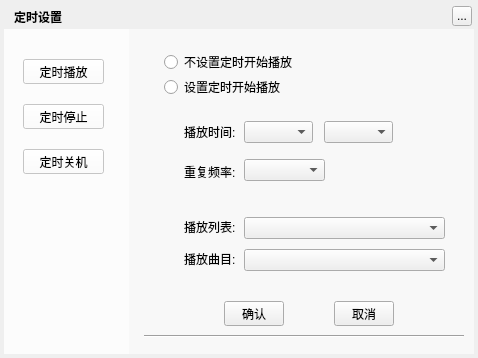
<?xml version="1.0" encoding="UTF-8"?>
<ui version="4.0">
 <class>MusicTimerWidget</class>
 <widget class="QWidget" name="MusicTimerWidget">
  <property name="geometry">
   <rect>
    <x>0</x>
    <y>0</y>
    <width>478</width>
    <height>358</height>
   </rect>
  </property>
  <property name="windowTitle">
   <string>定时设置</string>
  </property>
  <property name="styleSheet">
   <string notr="true"/>
  </property>
  <widget class="QLabel" name="background">
   <property name="geometry">
    <rect>
     <x>4</x>
     <y>4</y>
     <width>470</width>
     <height>350</height>
    </rect>
   </property>
   <property name="text">
    <string/>
   </property>
  </widget>
  <widget class="QLabel" name="topTitleName">
   <property name="geometry">
    <rect>
     <x>14</x>
     <y>4</y>
     <width>61</width>
     <height>25</height>
    </rect>
   </property>
   <property name="styleSheet">
    <string notr="true">color:&quot;#FFFFFF&quot;;font-weight:bold</string>
   </property>
   <property name="text">
    <string>定时设置</string>
   </property>
  </widget>
  <widget class="QToolButton" name="topTitleCloseButton">
   <property name="geometry">
    <rect>
     <x>452</x>
     <y>6</y>
     <width>20</width>
     <height>20</height>
    </rect>
   </property>
   <property name="text">
    <string>...</string>
   </property>
  </widget>
  <widget class="QStackedWidget" name="stackedWidget">
   <property name="geometry">
    <rect>
     <x>144</x>
     <y>29</y>
     <width>321</width>
     <height>261</height>
    </rect>
   </property>
   <property name="currentIndex">
    <number>0</number>
   </property>
   <widget class="QWidget" name="first">
    <widget class="QRadioButton" name="noSetRadioButton1">
     <property name="geometry">
      <rect>
       <x>20</x>
       <y>25</y>
       <width>141</width>
       <height>16</height>
      </rect>
     </property>
     <property name="text">
      <string>不设置定时开始播放</string>
     </property>
    </widget>
    <widget class="QRadioButton" name="setRadioButton1">
     <property name="geometry">
      <rect>
       <x>20</x>
       <y>50</y>
       <width>131</width>
       <height>16</height>
      </rect>
     </property>
     <property name="text">
      <string>设置定时开始播放</string>
     </property>
    </widget>
    <widget class="QComboBox" name="hourComboBox1">
     <property name="geometry">
      <rect>
       <x>100</x>
       <y>92</y>
       <width>69</width>
       <height>22</height>
      </rect>
     </property>
    </widget>
    <widget class="QComboBox" name="secComboBox1">
     <property name="geometry">
      <rect>
       <x>180</x>
       <y>92</y>
       <width>69</width>
       <height>22</height>
      </rect>
     </property>
    </widget>
    <widget class="QComboBox" name="repeatComboBox1">
     <property name="geometry">
      <rect>
       <x>100</x>
       <y>130</y>
       <width>81</width>
       <height>22</height>
      </rect>
     </property>
    </widget>
    <widget class="QLabel" name="label_F">
     <property name="geometry">
      <rect>
       <x>40</x>
       <y>95</y>
       <width>51</width>
       <height>16</height>
      </rect>
     </property>
     <property name="text">
      <string>播放时间:</string>
     </property>
    </widget>
    <widget class="QLabel" name="label_F2">
     <property name="geometry">
      <rect>
       <x>40</x>
       <y>135</y>
       <width>51</width>
       <height>16</height>
      </rect>
     </property>
     <property name="text">
      <string>重复频率:</string>
     </property>
    </widget>
    <widget class="QLabel" name="label_F3">
     <property name="geometry">
      <rect>
       <x>40</x>
       <y>190</y>
       <width>51</width>
       <height>16</height>
      </rect>
     </property>
     <property name="text">
      <string>播放列表:</string>
     </property>
    </widget>
    <widget class="QLabel" name="label_F4">
     <property name="geometry">
      <rect>
       <x>40</x>
       <y>222</y>
       <width>51</width>
       <height>16</height>
      </rect>
     </property>
     <property name="text">
      <string>播放曲目:</string>
     </property>
    </widget>
    <widget class="QComboBox" name="plistComboBox">
     <property name="geometry">
      <rect>
       <x>100</x>
       <y>188</y>
       <width>201</width>
       <height>22</height>
      </rect>
     </property>
    </widget>
    <widget class="QComboBox" name="psongComboBox">
     <property name="geometry">
      <rect>
       <x>100</x>
       <y>220</y>
       <width>201</width>
       <height>22</height>
      </rect>
     </property>
    </widget>
   </widget>
   <widget class="QWidget" name="second">
    <widget class="QRadioButton" name="noSetRadioButton2">
     <property name="geometry">
      <rect>
       <x>20</x>
       <y>25</y>
       <width>141</width>
       <height>16</height>
      </rect>
     </property>
     <property name="text">
      <string>不设置定时停止播放</string>
     </property>
    </widget>
    <widget class="QRadioButton" name="setRadioButton2">
     <property name="geometry">
      <rect>
       <x>20</x>
       <y>50</y>
       <width>131</width>
       <height>16</height>
      </rect>
     </property>
     <property name="text">
      <string>设置定时停止播放</string>
     </property>
    </widget>
    <widget class="QComboBox" name="hourComboBox2">
     <property name="geometry">
      <rect>
       <x>100</x>
       <y>92</y>
       <width>69</width>
       <height>22</height>
      </rect>
     </property>
    </widget>
    <widget class="QComboBox" name="secComboBox2">
     <property name="geometry">
      <rect>
       <x>180</x>
       <y>92</y>
       <width>69</width>
       <height>22</height>
      </rect>
     </property>
    </widget>
    <widget class="QComboBox" name="repeatComboBox2">
     <property name="geometry">
      <rect>
       <x>100</x>
       <y>130</y>
       <width>81</width>
       <height>22</height>
      </rect>
     </property>
    </widget>
    <widget class="QLabel" name="label_S">
     <property name="geometry">
      <rect>
       <x>40</x>
       <y>95</y>
       <width>51</width>
       <height>16</height>
      </rect>
     </property>
     <property name="text">
      <string>停止时间:</string>
     </property>
    </widget>
    <widget class="QLabel" name="label_S2">
     <property name="geometry">
      <rect>
       <x>40</x>
       <y>135</y>
       <width>51</width>
       <height>16</height>
      </rect>
     </property>
     <property name="text">
      <string>重复频率:</string>
     </property>
    </widget>
   </widget>
   <widget class="QWidget" name="third">
    <widget class="QRadioButton" name="noSetRadioButton3">
     <property name="geometry">
      <rect>
       <x>20</x>
       <y>25</y>
       <width>141</width>
       <height>16</height>
      </rect>
     </property>
     <property name="text">
      <string>不设置定时关机</string>
     </property>
    </widget>
    <widget class="QRadioButton" name="setRadioButton3">
     <property name="geometry">
      <rect>
       <x>20</x>
       <y>50</y>
       <width>131</width>
       <height>16</height>
      </rect>
     </property>
     <property name="text">
      <string>设置定时关机</string>
     </property>
    </widget>
    <widget class="QComboBox" name="hourComboBox3">
     <property name="geometry">
      <rect>
       <x>100</x>
       <y>92</y>
       <width>69</width>
       <height>22</height>
      </rect>
     </property>
    </widget>
    <widget class="QComboBox" name="secComboBox3">
     <property name="geometry">
      <rect>
       <x>180</x>
       <y>92</y>
       <width>69</width>
       <height>22</height>
      </rect>
     </property>
    </widget>
    <widget class="QComboBox" name="repeatComboBox3">
     <property name="geometry">
      <rect>
       <x>100</x>
       <y>130</y>
       <width>81</width>
       <height>22</height>
      </rect>
     </property>
    </widget>
    <widget class="QLabel" name="label_T">
     <property name="geometry">
      <rect>
       <x>40</x>
       <y>95</y>
       <width>51</width>
       <height>16</height>
      </rect>
     </property>
     <property name="text">
      <string>关机时间:</string>
     </property>
    </widget>
    <widget class="QLabel" name="label_T2">
     <property name="geometry">
      <rect>
       <x>40</x>
       <y>135</y>
       <width>51</width>
       <height>16</height>
      </rect>
     </property>
     <property name="text">
      <string>重复频率:</string>
     </property>
    </widget>
   </widget>
  </widget>
  <widget class="QWidget" name="backgroundMask1" native="true">
   <property name="geometry">
    <rect>
     <x>4</x>
     <y>29</y>
     <width>125</width>
     <height>325</height>
    </rect>
   </property>
   <property name="styleSheet">
    <string notr="true">background:rgba(255,255,255,200)</string>
   </property>
   <widget class="QPushButton" name="timerToPlay">
    <property name="geometry">
     <rect>
      <x>19</x>
      <y>30</y>
      <width>81</width>
      <height>25</height>
     </rect>
    </property>
    <property name="text">
     <string>定时播放</string>
    </property>
   </widget>
   <widget class="QPushButton" name="timerToStop">
    <property name="geometry">
     <rect>
      <x>19</x>
      <y>75</y>
      <width>81</width>
      <height>25</height>
     </rect>
    </property>
    <property name="text">
     <string>定时停止</string>
    </property>
   </widget>
   <widget class="QPushButton" name="timerToShutdown">
    <property name="geometry">
     <rect>
      <x>19</x>
      <y>120</y>
      <width>81</width>
      <height>25</height>
     </rect>
    </property>
    <property name="text">
     <string>定时关机</string>
    </property>
   </widget>
  </widget>
  <widget class="QPushButton" name="confirm">
   <property name="geometry">
    <rect>
     <x>224</x>
     <y>301</y>
     <width>60</width>
     <height>25</height>
    </rect>
   </property>
   <property name="text">
    <string>确认</string>
   </property>
  </widget>
  <widget class="QPushButton" name="cancel">
   <property name="geometry">
    <rect>
     <x>334</x>
     <y>301</y>
     <width>60</width>
     <height>25</height>
    </rect>
   </property>
   <property name="text">
    <string>取消</string>
   </property>
  </widget>
  <widget class="Line" name="line_4">
   <property name="geometry">
    <rect>
     <x>144</x>
     <y>334</y>
     <width>320</width>
     <height>5</height>
    </rect>
   </property>
   <property name="orientation">
    <enum>Qt::Horizontal</enum>
   </property>
  </widget>
  <widget class="QWidget" name="backgroundMask2" native="true">
   <property name="geometry">
    <rect>
     <x>129</x>
     <y>29</y>
     <width>345</width>
     <height>325</height>
    </rect>
   </property>
   <property name="styleSheet">
    <string notr="true">background:rgba(255,255,255,150)</string>
   </property>
  </widget>
  <zorder>background</zorder>
  <zorder>backgroundMask2</zorder>
  <zorder>topTitleName</zorder>
  <zorder>topTitleCloseButton</zorder>
  <zorder>stackedWidget</zorder>
  <zorder>backgroundMask1</zorder>
  <zorder>confirm</zorder>
  <zorder>cancel</zorder>
  <zorder>line_4</zorder>
 </widget>
 <resources/>
 <connections/>
</ui>
